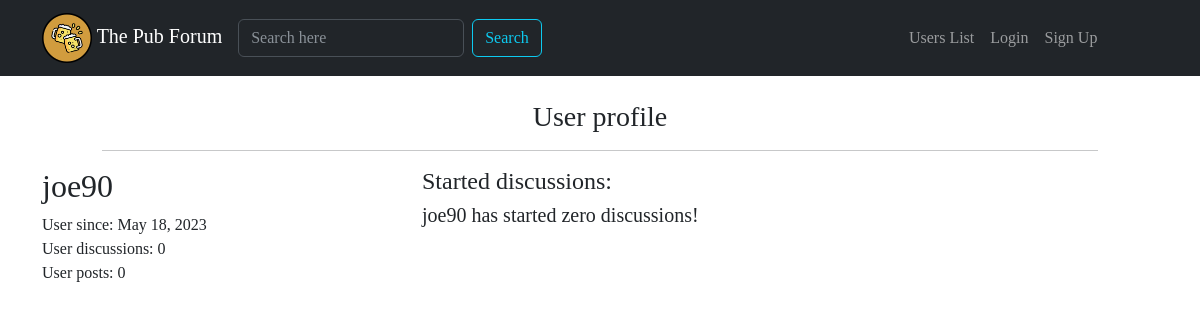
Before: /user/joe90/ with the older database file.
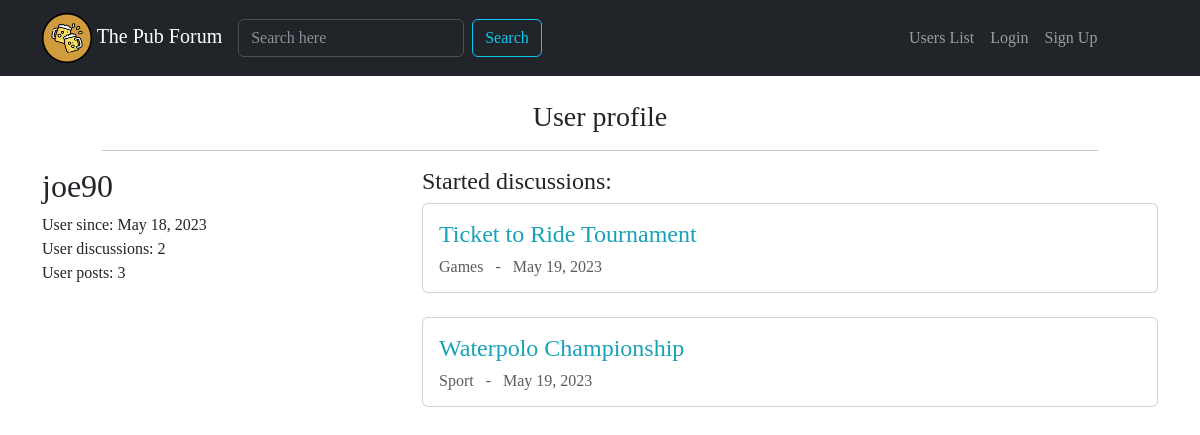
After: the same page with the newer database file.
### forum/models.py (models this page shows, shortened)
class Discussion(models.Model):
    discussion_title = models.CharField(max_length=150)
    discussion_creation_data = models.DateField(auto_now_add=True)
    discussion_author = models.ForeignKey(User, on_delete=models.CASCADE, related_name='discussions')
    discussion_section = models.ForeignKey(Section, on_delete=models.CASCADE)
    def get_absolute_url(self):
        return reverse("show_discussion", kwargs={'pk': self.pk})
    class Meta:
        verbose_name = 'Discussion'
        verbose_name_plural = 'Discussions'

class Section(models.Model):
    section_name = models.CharField(max_length=100)
    section_description = models.CharField(max_length=200, blank=True, null=True)
    section_logo = models.ImageField(blank=True, null=True)
    def __str__(self):
        return self.section_name
    class Meta:
        verbose_name = 'Section'
        verbose_name_plural = 'Sections'

### core/views.py (the view)
# urls.py: path('user/<str:username>/', user_profile, name="user_profile"),
def user_profile(request, username):
    user = get_object_or_404(User, username=username)
    user_discussions = Discussion.objects.filter(discussion_author=user).order_by("-pk")
    context = {'user': user, 'user_discussions': user_discussions}
    return render(request, "user_profile.html", context)

### core/templates/user_profile.html (shortened to what this page needs)
{% extends 'base.html' %}
{% block content %}
    <div class="row justify-content-center">
        <div class="col-10 text-center">
            <h3>
                User profile
            </h3>
            <hr>
        </div>
    </div>
    <div class="container">
        <div class="row">
            <div class="col-4">
                <h2>{{ user }}</h2>
                User since: {{ user.date_joined|date:"M d, Y" }}
                <br>
                User discussions: {{ user.discussions.count }}
                <br>
                User posts: {{ user.posts.count }}
            </div>
            <div class="col-8">
                <div>
                    <h4>Started discussions:</h4>
                </div>
                {% for disc in user_discussions %}
                <div class="card mb-4">
                    <div class="card-body pb-2">
                        <h4><a class="text-decoration-none" href="{{ disc.get_absolute_url }}">{{ disc.discussion_title }}</a></h4>
                        <h6 class="text-muted"> {{ disc.discussion_section }} &nbsp; - &nbsp; {{ disc.discussion_creation_data }}</h6>
                    </div>
                </div>
                {% empty %}
                    {% if request.user != user %}
                    <h5>{{ user }} has started zero discussions!</h5>
                    {% else %}
                    <h5>You have not started any discussion yet!</h5>
                    {% endif %}
                {% endfor %}
            </div>
        </div>
    </div>
{% endblock content %}

Changed rows visible on the page:
added Discussion: discussion_title "Ticket to Ride Tournament", discussion_section "Games", discussion_creation_data "May 19, 2023"
added Discussion: discussion_title "Waterpolo Championship", discussion_section "Sport", discussion_creation_data "May 19, 2023"
Other visible differences:
{{ user.discussions.count }}: "0" → "2"
{{ user.posts.count }}: "0" → "3"
{{ user }}: "joe90" → (not shown)
text no longer shown: "has started zero discussions!"
